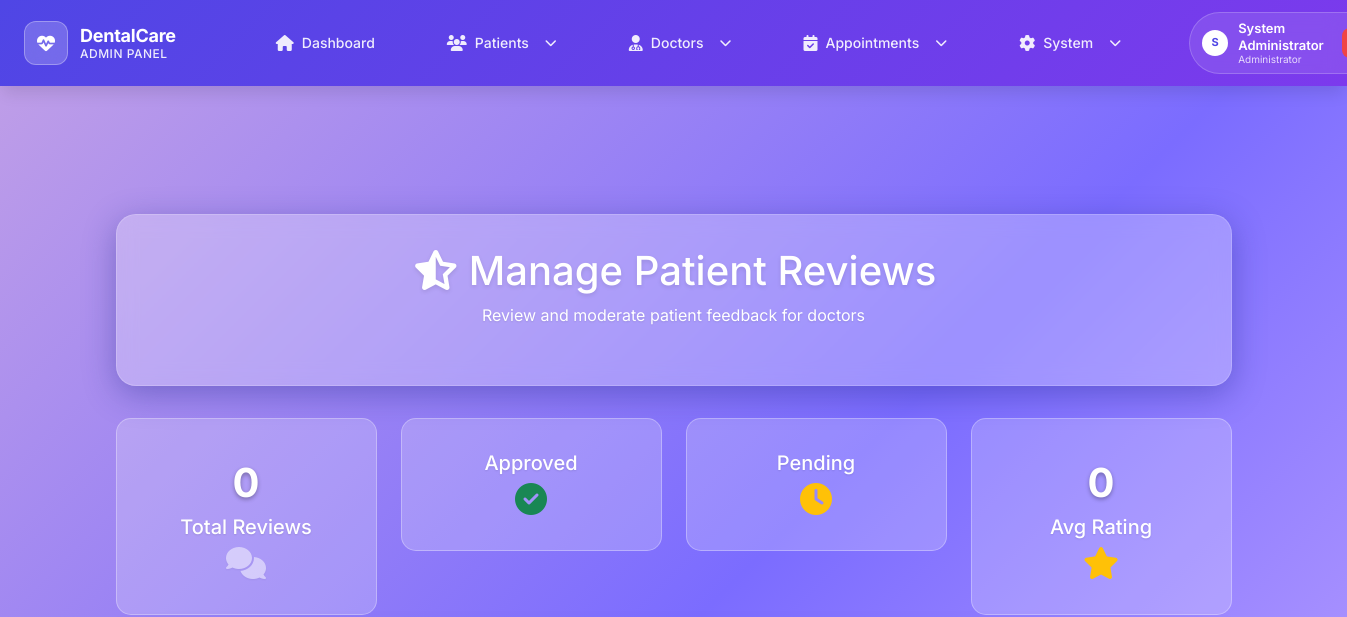
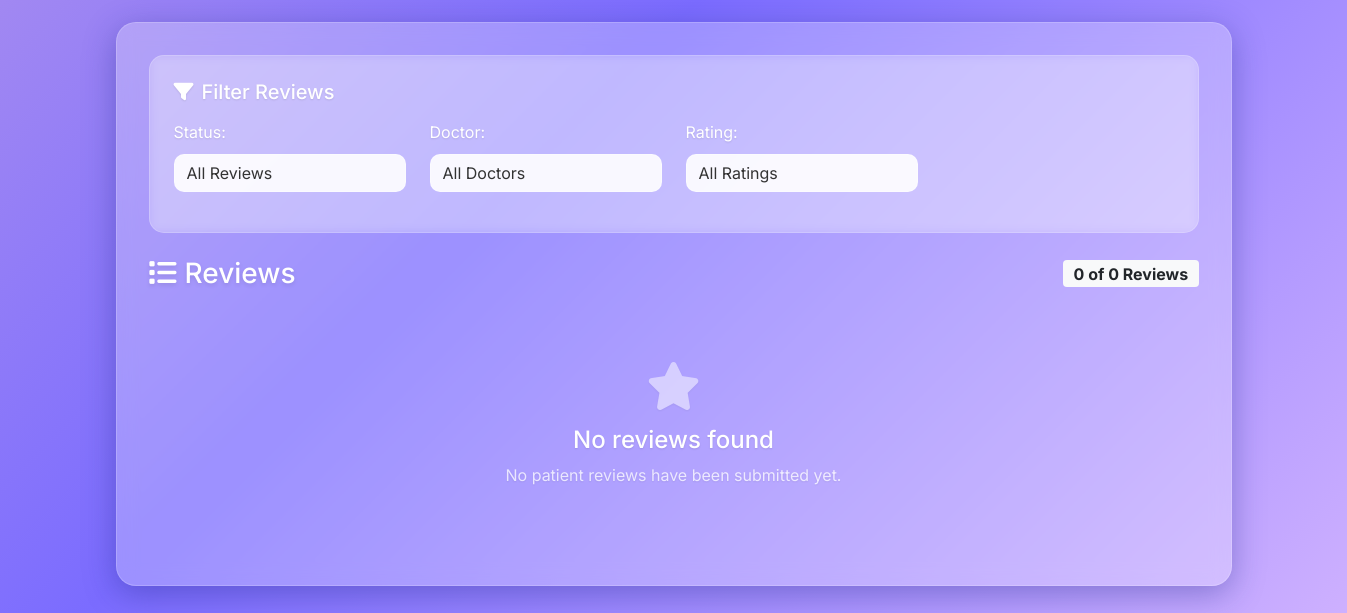
The page /admin/manage_reviews.php (signed in) on the database as committed earlier (2 pictures, top to bottom).
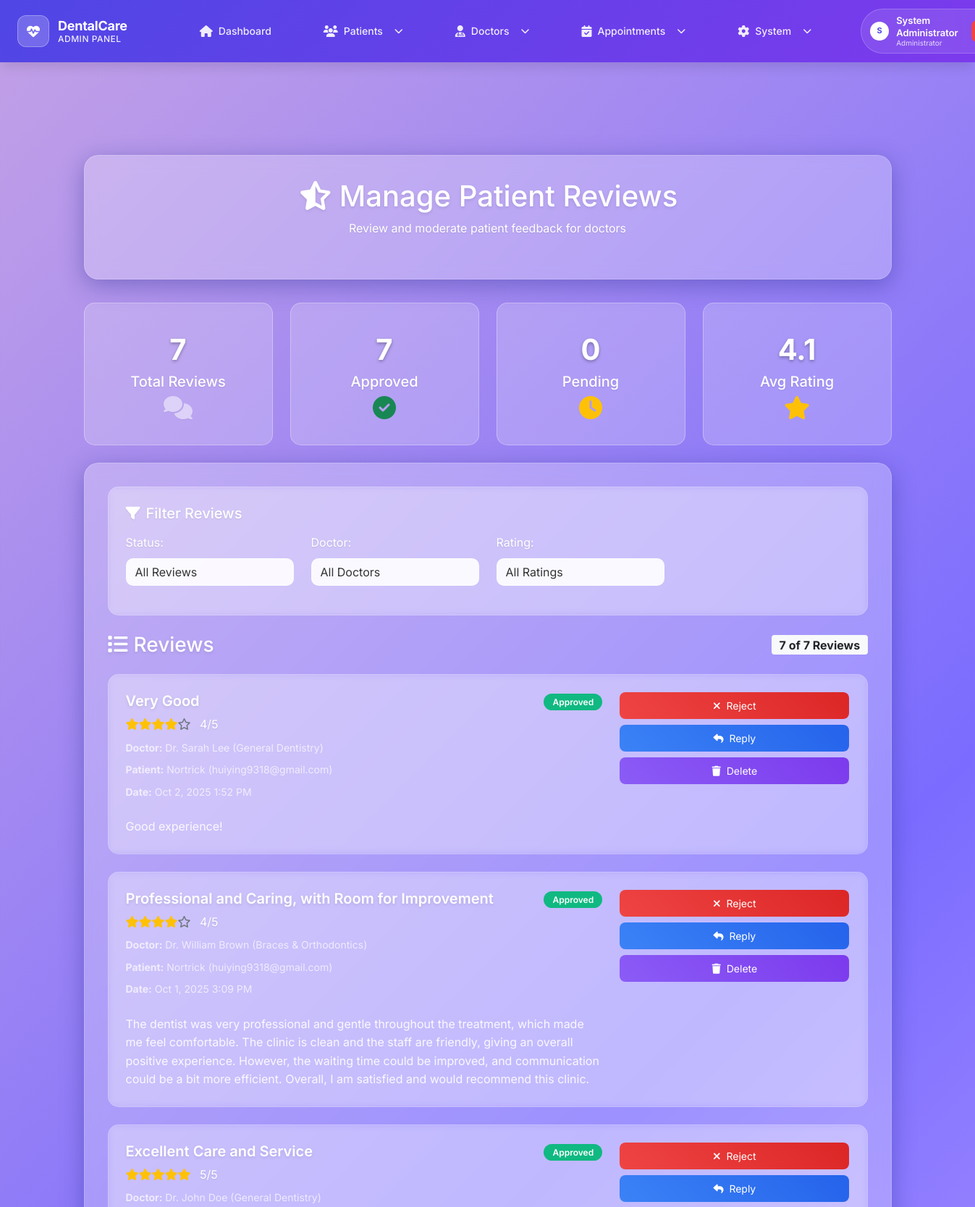
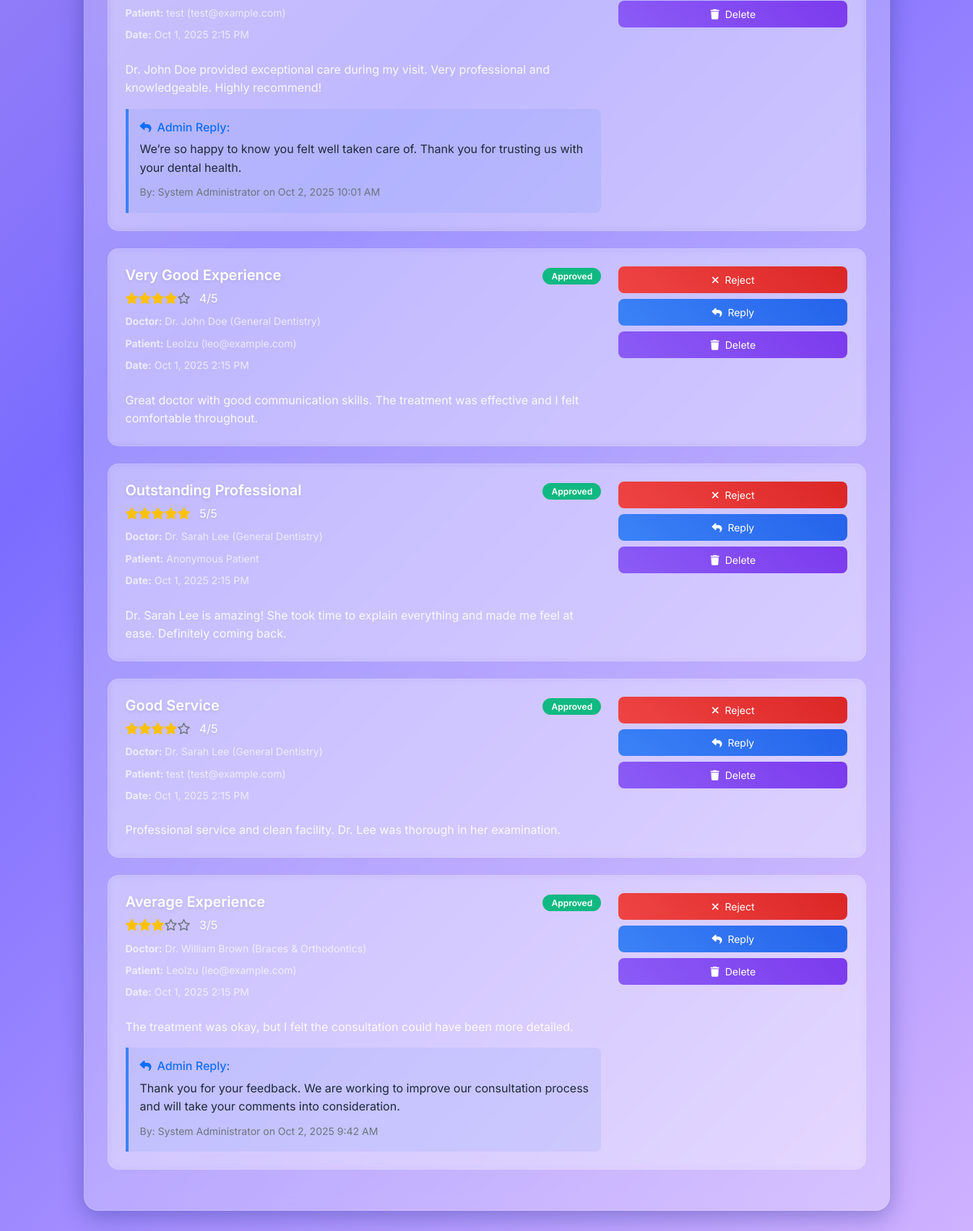
The same page on the database as committed later (2 pictures, top to bottom).
### tables this page shows
CREATE TABLE `doctor_reviews` (
  `id` int(11) NOT NULL,
  `doctor_id` int(11) NOT NULL,
  `patient_id` int(11) NOT NULL,
  `patient_name` varchar(100) NOT NULL,
  `patient_email` varchar(255) NOT NULL,
  `appointment_id` int(11) DEFAULT NULL,
  `rating` int(11) NOT NULL CHECK (`rating` >= 1 and `rating` <= 5),
  `review_title` varchar(200) DEFAULT NULL,
  `review_text` text DEFAULT NULL,
  `is_anonymous` tinyint(1) DEFAULT 0,
  `is_approved` tinyint(1) DEFAULT 1,
  `rejection_reason` text DEFAULT NULL,
  `admin_reply` text DEFAULT NULL,
  `admin_id` int(11) DEFAULT NULL,
  `replied_at` timestamp NULL DEFAULT NULL,
  `created_at` timestamp NOT NULL DEFAULT current_timestamp(),
  `updated_at` timestamp NOT NULL DEFAULT current_timestamp() ON UPDATE current_timestamp()
);

CREATE TABLE `doctors` (
  `id` int(11) NOT NULL,
  `name` varchar(100) NOT NULL,
  `image` varchar(255) NOT NULL,
  `specialty` varchar(100) NOT NULL,
  `bio` text NOT NULL,
  `experience` varchar(50) NOT NULL,
  `location` varchar(100) NOT NULL,
  `department` varchar(50) NOT NULL,
  `user_id` int(11) DEFAULT NULL
);

### admin/manage_reviews.php (the view, shortened to what the changed rows need)
<?php
require_once '../includes/db.php';
$status_filter = isset($_GET['status']) ? trim($_GET['status']) : 'all';
$doctor_filter = isset($_GET['doctor']) ? intval($_GET['doctor']) : 0;
$rating_filter = isset($_GET['rating']) ? intval($_GET['rating']) : 0;
$reviews_per_page = 8;
$current_page = isset($_GET['page']) ? max(1, intval($_GET['page'])) : 1;
$offset = ($current_page - 1) * $reviews_per_page;
$filter_conditions = "";
$count_params = array();
$count_param_types = "";
$count_query = "SELECT COUNT(*) as total FROM doctor_reviews" . $filter_conditions;
if (!empty($count_params)) {
    $count_stmt = $conn->prepare($count_query);
    $count_stmt->bind_param($count_param_types, ...$count_params);
    $count_stmt->execute();
    $count_result = $count_stmt->get_result();
} else {
    $count_result = $conn->query($count_query);
}
$total_reviews = $count_result->fetch_assoc()['total'];
$reviews_query = "SELECT
    dr.*,
    d.name as doctor_name,
    d.specialty as doctor_specialty,
    a.name as admin_name,
    CASE
        WHEN dr.is_anonymous = 1 THEN 'Anonymous Patient'
        ELSE dr.patient_name
    END as display_name
    FROM doctor_reviews dr
    LEFT JOIN doctors d ON dr.doctor_id = d.id
    LEFT JOIN admin a ON dr.admin_id = a.id" . $filter_conditions . "
    ORDER BY dr.created_at DESC
    LIMIT ? OFFSET ?";
$review_params = $count_params;
$review_param_types = $count_param_types;
$review_params[] = $reviews_per_page;
$review_params[] = $offset;
$review_param_types .= "ii";
$stmt = $conn->prepare($reviews_query);
$stmt->bind_param($review_param_types, ...$review_params);
$stmt->execute();
$reviews_result = $stmt->get_result();
$stats_query = "SELECT
    COUNT(*) as total_reviews,
    SUM(CASE WHEN is_approved = 1 THEN 1 ELSE 0 END) as approved_reviews,
    SUM(CASE WHEN is_approved = 0 THEN 1 ELSE 0 END) as pending_reviews,
    AVG(rating) as avg_rating
    FROM doctor_reviews";
$stats_result = $conn->query($stats_query);
$stats = $stats_result->fetch_assoc();
function renderStars($rating) {
    $stars = '';
    for ($i = 1; $i <= 5; $i++) {
        if ($i <= $rating) {
            $stars .= '<i class="fas fa-star text-warning"></i>';
        } else {
            $stars .= '<i class="far fa-star text-muted"></i>';
        }
    }
    return $stars;
}
?>
<!DOCTYPE html>
<html lang="en">
<head>
    <link href="https://cdn.jsdelivr.net/npm/bootstrap@5.1.3/dist/css/bootstrap.min.css" rel="stylesheet">
    <link href="https://cdnjs.cloudflare.com/ajax/libs/font-awesome/6.0.0/css/all.min.css" rel="stylesheet">
</head>
<body>
    <?php include 'includes/navbar.php'; ?>
    <div class="container py-5" style="margin-top: 80px;">
        <div class="glass-container">
            <div class="text-center mb-4">
                <h1><i class="fas fa-star-half-alt me-2"></i>Manage Patient Reviews</h1>
            </div>
        </div>
        <div class="row mb-4">
            <div class="col-md-3">
                <div class="stats-card">
                    <div class="stats-number"><?php echo $stats['total_reviews']; ?></div>
                    <h5 class="text-white">Total Reviews</h5>
                    <i class="fas fa-comments fa-2x text-white opacity-50"></i>
                </div>
            </div>
            <div class="col-md-3">
                <div class="stats-card">
                    <div class="stats-number"><?php echo $stats['approved_reviews']; ?></div>
                    <h5 class="text-white">Approved</h5>
                    <i class="fas fa-check-circle fa-2x text-success"></i>
                </div>
            </div>
            <div class="col-md-3">
                <div class="stats-card">
                    <div class="stats-number"><?php echo $stats['pending_reviews']; ?></div>
                    <h5 class="text-white">Pending</h5>
                    <i class="fas fa-clock fa-2x text-warning"></i>
                </div>
            </div>
            <div class="col-md-3">
                <div class="stats-card">
                    <div class="stats-number"><?php echo round($stats['avg_rating'], 1); ?></div>
                    <h5 class="text-white">Avg Rating</h5>
                    <i class="fas fa-star fa-2x text-warning"></i>
                </div>
            </div>
        </div>
        <div class="glass-container">
            <div class="d-flex justify-content-between align-items-center mb-4">
                <div class="d-flex align-items-center gap-3">
                    <span class="badge bg-light text-dark fs-6">
                        <?php echo $reviews_result->num_rows; ?> of <?= number_format($total_reviews) ?> Reviews
                    </span>
                </div>
            </div>
            <?php if ($reviews_result->num_rows > 0): ?>
                <?php while ($review = $reviews_result->fetch_assoc()): ?>
                <div class="review-card">
                    <div class="row">
                        <div class="col-md-8">
                            <div class="d-flex justify-content-between align-items-start mb-3">
                                <div>
                                    <h5 class="review-title"><?php echo htmlspecialchars($review['review_title']); ?></h5>
                                    <div class="mb-2">
                                        <?php echo renderStars($review['rating']); ?>
                                        <span class="text-white ms-2"><?php echo $review['rating']; ?>/5</span>
                                    </div>
                                    <div class="review-meta mb-2">
                                        <strong>Doctor:</strong> Dr. <?php echo htmlspecialchars($review['doctor_name']); ?>
                                        (<?php echo htmlspecialchars($review['doctor_specialty']); ?>)
                                    </div>
                                    <div class="review-meta mb-2">
                                        <strong>Patient:</strong> <?php echo htmlspecialchars($review['display_name']); ?>
                                        <?php if (!$review['is_anonymous']): ?>
                                            (<?php echo htmlspecialchars($review['patient_email']); ?>)
                                        <?php endif; ?>
                                    </div>
                                    <div class="review-meta mb-2">
                                        <strong>Date:</strong> <?php echo date('M j, Y g:i A', strtotime($review['created_at'])); ?>
                                    </div>
                                </div>
                                <div class="text-end">
                                    <span class="status-badge <?php echo $review['is_approved'] ? 'status-approved' : 'status-pending'; ?>">
                                        <?php echo $review['is_approved'] ? 'Approved' : 'Pending'; ?>
                                    </span>
                                </div>
                            </div>
                            <div class="review-text">
                                <?php echo nl2br(htmlspecialchars($review['review_text'])); ?>
                            </div>
                            <?php if (!empty($review['admin_reply'])): ?>
                            <div class="admin-reply">
                                <h6 class="text-primary mb-2">
                                    <i class="fas fa-reply me-2"></i>Admin Reply:
                                </h6>
                                <p class="mb-2"><?php echo nl2br(htmlspecialchars($review['admin_reply'])); ?></p>
                                <small class="text-muted">
                                    <?php if (!empty($review['admin_name'])): ?>
                                        By: <?php echo htmlspecialchars($review['admin_name']); ?>
                                    <?php endif; ?>
                                    <?php if (!empty($review['replied_at'])): ?>
                                        on <?php echo date('M j, Y g:i A', strtotime($review['replied_at'])); ?>
                                    <?php endif; ?>
                                </small>
                            </div>
                            <?php endif; ?>
                        </div>
                        <div class="col-md-4">
                            <div class="d-grid gap-2">
                                <?php if (!$review['is_approved']): ?>
                                    <form method="POST" style="display: inline;">
                                        <input type="hidden" name="review_id" value="<?php echo $review['id']; ?>">
                                        <input type="hidden" name="action" value="approve">
                                        <button type="submit" class="btn btn-approve w-100">
                                            <i class="fas fa-check me-2"></i>Approve
                                        </button>
                                    </form>
                                <?php else: ?>
                                    <button type="button" class="btn btn-reject w-100"
                                            data-bs-toggle="modal"
                                            data-bs-target="#rejectModal<?php echo $review['id']; ?>">
                                        <i class="fas fa-times me-2"></i>Reject
                                    </button>
                                <?php endif; ?>
                                <button type="button" class="btn btn-reply w-100"
                                        data-bs-toggle="modal"
                                        data-bs-target="#replyModal<?php echo $review['id']; ?>">
                                    <i class="fas fa-reply me-2"></i>Reply
                                </button>
                                <form method="POST" style="display: inline;"
                                      onsubmit="return confirm('Are you sure you want to delete this review? This action cannot be undone.')">
                                    <button type="submit" class="btn btn-delete w-100">
                                        <i class="fas fa-trash me-2"></i>Delete
                                    </button>
                                </form>
                            </div>
                        </div>
                    </div>
                </div>
                <?php endwhile; ?>
            <?php else: ?>
                <div class="text-center py-5">
                    <i class="fas fa-star fa-3x mb-3 opacity-50 text-white"></i>
                    <?php if ($status_filter !== 'all' || $doctor_filter > 0 || $rating_filter > 0): ?>
                        <h4 class="text-white">No reviews match your filters</h4>
                        <p class="text-white opacity-75">Try adjusting your filter criteria or clear all filters.</p>
                        <a href="manage_reviews.php" class="btn btn-light mt-3">
                            <i class="fas fa-times me-2"></i>Clear All Filters
                        </a>
                    <?php else: ?>
                        <h4 class="text-white">No reviews found</h4>
                        <p class="text-white opacity-75">No patient reviews have been submitted yet.</p>
                    <?php endif; ?>
                </div>
            <?php endif; ?>
        </div>
    </div>
</body>
</html>

Rows that differ between the two databases and show on the page:
added doctor_reviews: review_title "Very Good", rating "4", doctor.name "Sarah Lee", doctor.specialty "General Dentistry", display_name "Nortrick", patient_email "huiying9318@gmail.com", created_at "Oct 2, 2025 1:52 PM", is_approved "Approved", review_text "Good experience!"
added doctor_reviews: review_title "Professional and Caring, with Room for Improvement", rating "4", doctor.name "William Brown", doctor.specialty "Braces & Orthodontics", display_name "Nortrick", patient_email "huiying9318@gmail.com", created_at "Oct 1, 2025 3:09 PM", is_approved "Approved", review_text "The dentist was very professional and gentle throughout the treatment, which made me feel comfortable. The clinic is clean and the staff are friendly, giving an overall positive experience. However, the waiting time could be improved, and communication could be a bit more efficient. Overall, I am satisfied and would recommend this clinic."
added doctor_reviews: review_title "Excellent Care and Service", rating "5", doctor.name "John Doe", doctor.specialty "General Dentistry", display_name "test", patient_email "test@example.com", created_at "Oct 1, 2025 2:15 PM", is_approved "Approved", review_text "Dr. John Doe provided exceptional care during my visit. Very professional and knowledgeable. Highly recommend!", admin_reply "We’re so happy to know you felt well taken care of. Thank you for trusting us with your dental health.", admin.name "System Administrator", replied_at "Oct 2, 2025 10:01 AM"
added doctor_reviews: review_title "Very Good Experience", rating "4", doctor.name "John Doe", doctor.specialty "General Dentistry", display_name "LeoIzu", patient_email "leo@example.com", created_at "Oct 1, 2025 2:15 PM", is_approved "Approved", review_text "Great doctor with good communication skills. The treatment was effective and I felt comfortable throughout."
added doctor_reviews: review_title "Outstanding Professional", rating "5", doctor.name "Sarah Lee", doctor.specialty "General Dentistry", display_name "Anonymous Patient", created_at "Oct 1, 2025 2:15 PM", is_approved "Approved", review_text "Dr. Sarah Lee is amazing! She took time to explain everything and made me feel at ease. Definitely coming back."
added doctor_reviews: review_title "Good Service", rating "4", doctor.name "Sarah Lee", doctor.specialty "General Dentistry", display_name "test", patient_email "test@example.com", created_at "Oct 1, 2025 2:15 PM", is_approved "Approved", review_text "Professional service and clean facility. Dr. Lee was thorough in her examination."
added doctor_reviews: review_title "Average Experience", rating "3", doctor.name "William Brown", doctor.specialty "Braces & Orthodontics", display_name "LeoIzu", patient_email "leo@example.com", created_at "Oct 1, 2025 2:15 PM", is_approved "Approved", review_text "The treatment was okay, but I felt the consultation could have been more detailed.", admin_reply "Thank you for your feedback. We are working to improve our consultation process and will take your comments into consideration.", admin.name "System Administrator", replied_at "Oct 2, 2025 9:42 AM"
Other text that changed with them:
$stats['total_reviews']: "0" → "7"
$stats['approved_reviews']: (not shown) → "7"
$stats['pending_reviews']: (not shown) → "0"
$stats['avg_rating']: "0" → "4.1"
$reviews_result->num_rows: "0" → "7"
$total_reviews: "0" → "7"
text no longer shown: "No reviews found No patient reviews have been submitted yet."
